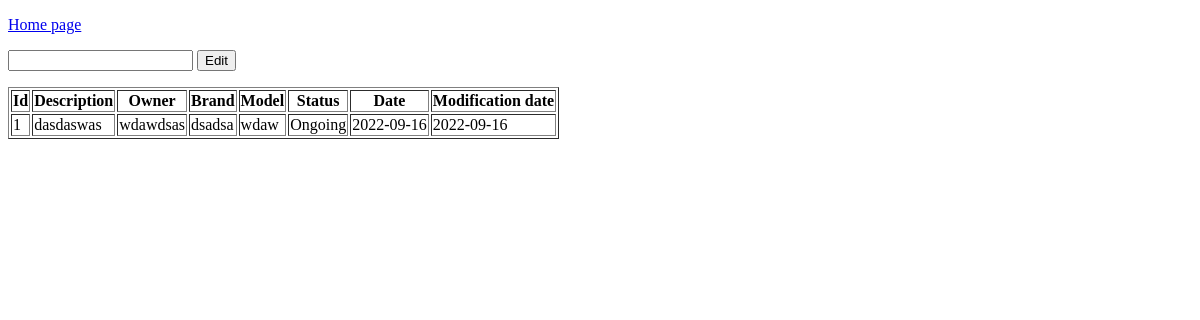
The page /orders on the database as committed earlier.
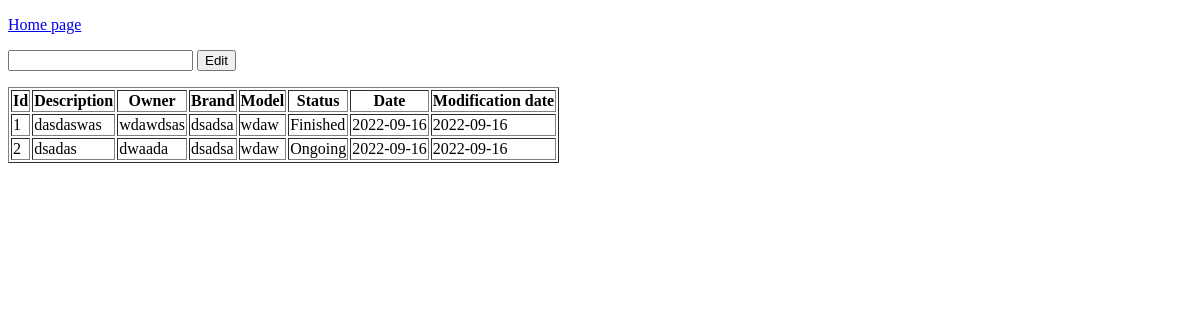
The same page on the database as committed later.
### main.py (models this page shows, shortened)
class Orders(db.Model):
    _id = db.Column("id", db.Integer, primary_key=True)
    desc = db.Column(db.String(100))
    owner = db.Column(db.String(40))
    car_id = db.Column(db.Integer, db.ForeignKey(Cars._id))
    status = db.Column(db.String(20))
    adddate = db.Column(db.Date)
    moddate = db.Column(db.Date)

class Cars(db.Model):
    _id = db.Column("id", db.Integer, primary_key=True)
    brand = db.Column(db.String(20))
    model = db.Column(db.String(20))
    adddate = db.Column(db.Date)
    moddate = db.Column(db.Date)

### main.py (the view)
@app.route("/orders", methods=["POST", "GET"])
def orders():
    if request.method == "POST":
        oid = request.form["id"]
        if oid and oid.isdecimal() and Orders.query.filter_by(_id=oid).first():
            return redirect(url_for("editorder", eid=oid))
        else:
            return redirect(url_for("orders"))
    else:
        return render_template("orders.html", orders=Orders.query.all(), cars=Cars.query.all())

### templates/orders.html (shortened to what this page needs)
{% extends "template.html" %}
{% block content %}
	<p><a href="/">Home page</a></p>
	<p>
		<form action="#" method="post">
			<input type="text" name="id"/>
			<input type="submit" value="Edit"/>
		</form>
	</p>
	<table border="1">
		<tr>
			<th>Id</th>
			<th>Description</th>
			<th>Owner</th>
			<th>Brand</th>
			<th>Model</th>
			<th>Status</th>
			<th>Date</th>
			<th>Modification date</th>
		</tr>
		{% for i in orders %}
			<tr>
				<td>{{i._id}}</td>
				<td>{{i.desc}}</td>
				<td>{{i.owner}}</td>
				{% for j in cars if j._id == i.car_id %}
					<td>{{j.brand}}</td>
					<td>{{j.model}}</td>
				{% endfor %}
				<td>{{i.status}}</td>
				<td>{{i.adddate}}</td>
				<td>{{i.moddate}}</td>
			</tr>
		{% endfor %}
	</table>
{% endblock %}

### templates/template.html (shortened to what this page needs)
<!DOCTYPE html>
<html lang="pl">
	<head>
	</head>
	<body>
		{% block content %}{% endblock %}
	</body>
</html>

Rows that differ between the two databases and show on the page:
changed Orders "dasdaswas": status "Ongoing" → "Finished"
added Orders: _id "2", desc "dsadas", owner "dwaada", status "Ongoing", adddate "2022-09-16", moddate "2022-09-16", Cars (brand "dsadsa", model "wdaw")
